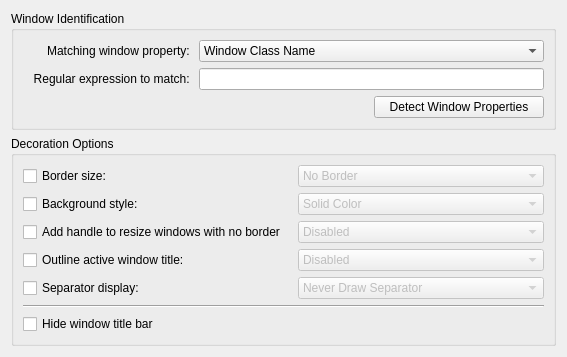
<?xml version="1.0" encoding="UTF-8"?>
<ui version="4.0">
 <class>OxygenExceptionWidget</class>
 <widget class="QWidget" name="OxygenExceptionWidget">
  <property name="geometry">
   <rect>
    <x>0</x>
    <y>0</y>
    <width>512</width>
    <height>352</height>
   </rect>
  </property>
  <layout class="QVBoxLayout" name="verticalLayout">
   <item>
    <widget class="QGroupBox" name="groupBox">
     <property name="title">
      <string>Window Identification</string>
     </property>
     <layout class="QGridLayout" name="gridLayout_2">
      <item row="0" column="0">
       <widget class="QLabel" name="label">
        <property name="text">
         <string>Matching window property: </string>
        </property>
        <property name="alignment">
         <set>Qt::AlignRight|Qt::AlignTrailing|Qt::AlignVCenter</set>
        </property>
        <property name="buddy">
         <cstring>exceptionType</cstring>
        </property>
       </widget>
      </item>
      <item row="1" column="0">
       <widget class="QLabel" name="label_2">
        <property name="text">
         <string>Regular expression to match: </string>
        </property>
        <property name="alignment">
         <set>Qt::AlignRight|Qt::AlignTrailing|Qt::AlignVCenter</set>
        </property>
        <property name="buddy">
         <cstring>exceptionEditor</cstring>
        </property>
       </widget>
      </item>
      <item row="2" column="2">
       <widget class="QPushButton" name="detectDialogButton">
        <property name="text">
         <string>Detect Window Properties</string>
        </property>
       </widget>
      </item>
      <item row="1" column="1" colspan="2">
       <widget class="KLineEdit" name="exceptionEditor">
        <property name="showClearButton" stdset="0">
         <bool>true</bool>
        </property>
       </widget>
      </item>
      <item row="0" column="1" colspan="2">
       <widget class="KComboBox" name="exceptionType">
        <item>
         <property name="text">
          <string>Window Class Name</string>
         </property>
        </item>
        <item>
         <property name="text">
          <string>Window Title</string>
         </property>
        </item>
       </widget>
      </item>
     </layout>
    </widget>
   </item>
   <item>
    <widget class="QGroupBox" name="groupBox_2">
     <property name="title">
      <string>Decoration Options</string>
     </property>
     <layout class="QGridLayout" name="gridLayout_3">
      <item row="0" column="0">
       <widget class="QCheckBox" name="frameBorderCheckBox">
        <property name="text">
         <string>Border size:</string>
        </property>
       </widget>
      </item>
      <item row="3" column="0">
       <widget class="QCheckBox" name="sizeGripCheckBox">
        <property name="text">
         <string>Add handle to resize windows with no border</string>
        </property>
       </widget>
      </item>
      <item row="4" column="0">
       <widget class="QCheckBox" name="titleOutlineCheckBox">
        <property name="text">
         <string>Outline active window title:</string>
        </property>
       </widget>
      </item>
      <item row="5" column="0">
       <widget class="QCheckBox" name="separatorCheckBox">
        <property name="text">
         <string>Separator display:</string>
        </property>
       </widget>
      </item>
      <item row="2" column="0">
       <widget class="QCheckBox" name="blendColorCheckBox">
        <property name="text">
         <string>Background style:</string>
        </property>
       </widget>
      </item>
      <item row="7" column="0" colspan="3">
       <widget class="QCheckBox" name="hideTitleBar">
        <property name="text">
         <string>Hide window title bar</string>
        </property>
       </widget>
      </item>
      <item row="6" column="0" colspan="3">
       <widget class="QFrame" name="frame">
        <property name="frameShape">
         <enum>QFrame::HLine</enum>
        </property>
        <property name="frameShadow">
         <enum>QFrame::Sunken</enum>
        </property>
       </widget>
      </item>
      <item row="0" column="2">
       <widget class="KComboBox" name="frameBorderComboBox">
        <property name="enabled">
         <bool>false</bool>
        </property>
        <item>
         <property name="text">
          <string comment="@item:inlistbox Border size:">No Border</string>
         </property>
        </item>
        <item>
         <property name="text">
          <string comment="@item:inlistbox Border size:">No Side Borders</string>
         </property>
        </item>
        <item>
         <property name="text">
          <string comment="@item:inlistbox Border size:">Tiny</string>
         </property>
        </item>
        <item>
         <property name="text">
          <string comment="@item:inlistbox Border size:">Normal</string>
         </property>
        </item>
        <item>
         <property name="text">
          <string comment="@item:inlistbox Border size:">Large</string>
         </property>
        </item>
        <item>
         <property name="text">
          <string comment="@item:inlistbox Border size:">Very Large</string>
         </property>
        </item>
        <item>
         <property name="text">
          <string comment="@item:inlistbox Border size:">Huge</string>
         </property>
        </item>
        <item>
         <property name="text">
          <string comment="@item:inlistbox Border size:">Very Huge</string>
         </property>
        </item>
        <item>
         <property name="text">
          <string comment="@item:inlistbox Border size:">Oversized</string>
         </property>
        </item>
       </widget>
      </item>
      <item row="2" column="2">
       <widget class="KComboBox" name="blendColorComboBox">
        <property name="enabled">
         <bool>false</bool>
        </property>
        <item>
         <property name="text">
          <string>Solid Color</string>
         </property>
        </item>
        <item>
         <property name="text">
          <string>Radial Gradient</string>
         </property>
        </item>
        <item>
         <property name="text">
          <string>Follow Style Hint</string>
         </property>
        </item>
       </widget>
      </item>
      <item row="3" column="2">
       <widget class="KComboBox" name="sizeGripComboBox">
        <property name="enabled">
         <bool>false</bool>
        </property>
        <item>
         <property name="text">
          <string comment="Add handle to resize windows with no border">Disabled</string>
         </property>
        </item>
        <item>
         <property name="text">
          <string comment="Add handle to resize windows with no border">Enabled</string>
         </property>
        </item>
       </widget>
      </item>
      <item row="4" column="2">
       <widget class="KComboBox" name="titleOutlineComboBox">
        <property name="enabled">
         <bool>false</bool>
        </property>
        <item>
         <property name="text">
          <string comment="outline window title">Disabled</string>
         </property>
        </item>
        <item>
         <property name="text">
          <string comment="outline window title">Enabled</string>
         </property>
        </item>
       </widget>
      </item>
      <item row="5" column="2">
       <widget class="KComboBox" name="separatorComboBox">
        <property name="enabled">
         <bool>false</bool>
        </property>
        <item>
         <property name="text">
          <string>Never Draw Separator</string>
         </property>
        </item>
        <item>
         <property name="text">
          <string>Draw Separator When Window is Active</string>
         </property>
        </item>
        <item>
         <property name="text">
          <string>Always Draw Separator</string>
         </property>
        </item>
       </widget>
      </item>
     </layout>
    </widget>
   </item>
  </layout>
 </widget>
 <customwidgets>
  <customwidget>
   <class>KComboBox</class>
   <extends>QComboBox</extends>
   <header>kcombobox.h</header>
  </customwidget>
  <customwidget>
   <class>KLineEdit</class>
   <extends>QLineEdit</extends>
   <header>klineedit.h</header>
  </customwidget>
 </customwidgets>
 <tabstops>
  <tabstop>exceptionType</tabstop>
  <tabstop>exceptionEditor</tabstop>
  <tabstop>detectDialogButton</tabstop>
  <tabstop>frameBorderCheckBox</tabstop>
  <tabstop>frameBorderComboBox</tabstop>
  <tabstop>blendColorCheckBox</tabstop>
  <tabstop>blendColorComboBox</tabstop>
  <tabstop>sizeGripCheckBox</tabstop>
  <tabstop>sizeGripComboBox</tabstop>
  <tabstop>titleOutlineCheckBox</tabstop>
  <tabstop>titleOutlineComboBox</tabstop>
  <tabstop>separatorCheckBox</tabstop>
  <tabstop>separatorComboBox</tabstop>
  <tabstop>hideTitleBar</tabstop>
 </tabstops>
 <resources/>
 <connections>
  <connection>
   <sender>frameBorderCheckBox</sender>
   <signal>toggled(bool)</signal>
   <receiver>frameBorderComboBox</receiver>
   <slot>setEnabled(bool)</slot>
   <hints>
    <hint type="sourcelabel">
     <x>179</x>
     <y>186</y>
    </hint>
    <hint type="destinationlabel">
     <x>297</x>
     <y>194</y>
    </hint>
   </hints>
  </connection>
  <connection>
   <sender>blendColorCheckBox</sender>
   <signal>toggled(bool)</signal>
   <receiver>blendColorComboBox</receiver>
   <slot>setEnabled(bool)</slot>
   <hints>
    <hint type="sourcelabel">
     <x>99</x>
     <y>217</y>
    </hint>
    <hint type="destinationlabel">
     <x>315</x>
     <y>217</y>
    </hint>
   </hints>
  </connection>
  <connection>
   <sender>sizeGripCheckBox</sender>
   <signal>toggled(bool)</signal>
   <receiver>sizeGripComboBox</receiver>
   <slot>setEnabled(bool)</slot>
   <hints>
    <hint type="sourcelabel">
     <x>147</x>
     <y>236</y>
    </hint>
    <hint type="destinationlabel">
     <x>307</x>
     <y>240</y>
    </hint>
   </hints>
  </connection>
  <connection>
   <sender>titleOutlineCheckBox</sender>
   <signal>toggled(bool)</signal>
   <receiver>titleOutlineComboBox</receiver>
   <slot>setEnabled(bool)</slot>
   <hints>
    <hint type="sourcelabel">
     <x>78</x>
     <y>266</y>
    </hint>
    <hint type="destinationlabel">
     <x>302</x>
     <y>267</y>
    </hint>
   </hints>
  </connection>
  <connection>
   <sender>separatorCheckBox</sender>
   <signal>toggled(bool)</signal>
   <receiver>separatorComboBox</receiver>
   <slot>setEnabled(bool)</slot>
   <hints>
    <hint type="sourcelabel">
     <x>91</x>
     <y>289</y>
    </hint>
    <hint type="destinationlabel">
     <x>297</x>
     <y>290</y>
    </hint>
   </hints>
  </connection>
 </connections>
</ui>
